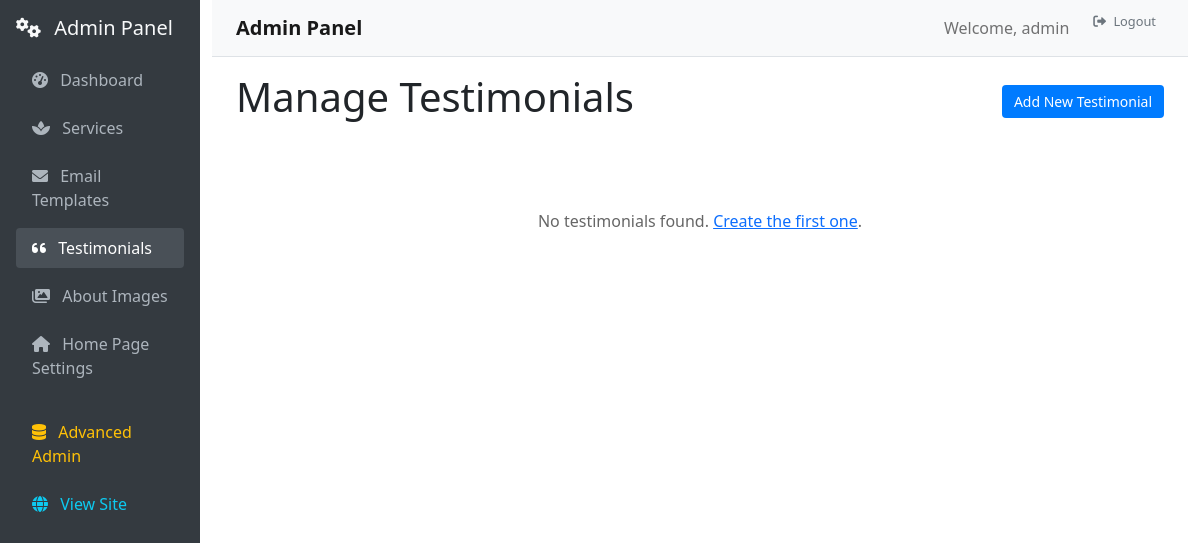
Before: /admin/testimonials (signed in) with the older database file.
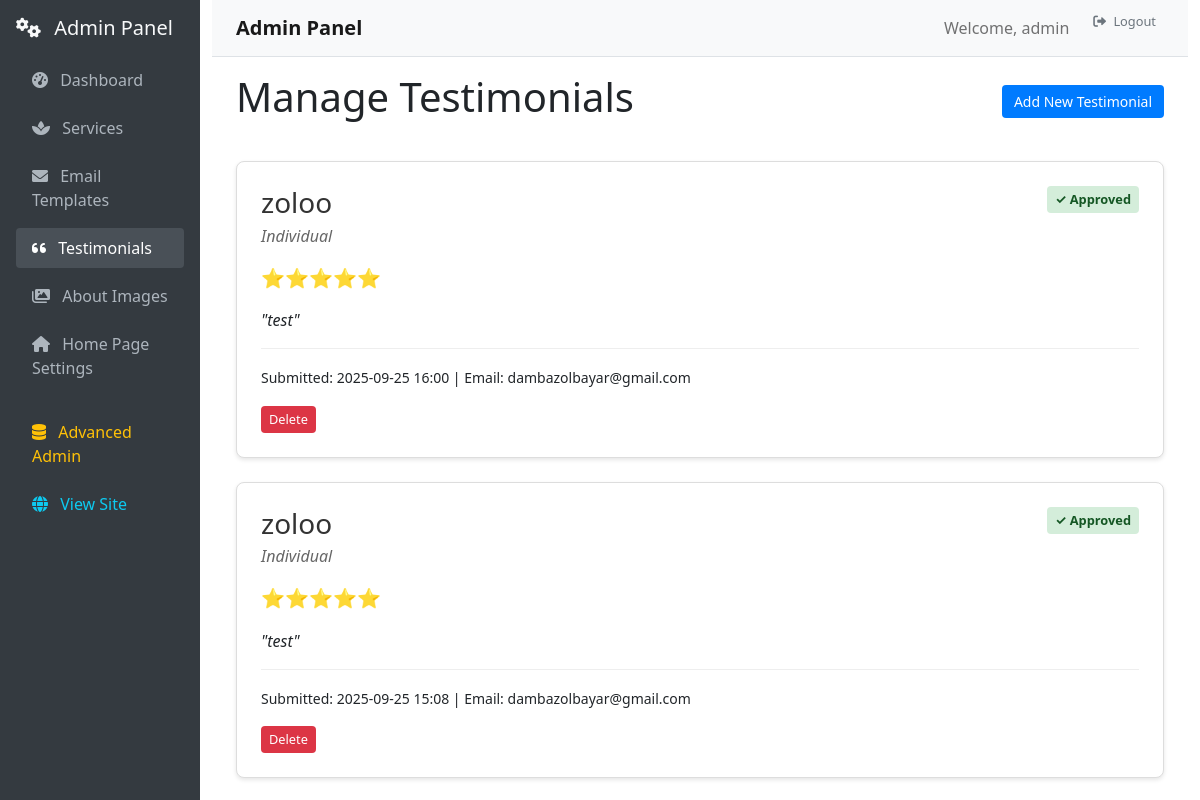
After: the same page with the newer database file.
### db/models.py (models this page shows, shortened)
class User(db.Model, UserMixin):
    __tablename__ = 'users'
    id = db.Column(db.Integer, primary_key=True, autoincrement=True)
    is_paid = db.Column(db.Boolean, default=False)
    username = db.Column(db.String(80), nullable=False, unique=True)
    email = db.Column(db.String(120), nullable=False, unique=True)
    password = db.Column(db.String(128), nullable=False)
    role_id = db.Column(db.Integer, db.ForeignKey('roles.id'), nullable=False)
    role = db.relationship('Role', backref=db.backref('users', lazy=True))
    created_at = db.Column(db.DateTime, default=db.func.now())
    updated_at = db.Column(db.DateTime, default=db.func.now(), onupdate=db.func.now())

class Testimonial(db.Model):
    __tablename__ = "testimonials"
    id = db.Column(db.Integer, primary_key=True)
    client_name = db.Column(db.String(100), nullable=False)
    client_title = db.Column(db.String(100), nullable=True)  # Job title or profession
    testimonial_text = db.Column(db.Text, nullable=False)
    rating = db.Column(db.Integer, nullable=False, default=5)  # 1-5 star rating
    is_approved = db.Column(db.Boolean, default=False, nullable=False)  # Admin approval
    is_featured = db.Column(db.Boolean, default=False, nullable=False)  # Show on homepage
    email = db.Column(db.String(120), nullable=True)  # Optional client email
    created_at = db.Column(db.DateTime, default=db.func.now())
    updated_at = db.Column(db.DateTime, default=db.func.now(), onupdate=db.func.now())
    approved_at = db.Column(db.DateTime, nullable=True)
    approved_by = db.Column(db.Integer, db.ForeignKey('users.id'), nullable=True)
    approver = db.relationship('User', backref=db.backref('approved_testimonials', lazy=True))
    def get_star_display(self):
        return "⭐" * self.rating

### routes/admin.py (the view)
@admin_bp.route('/testimonials')
@admin_required
def admin_testimonials():
    testimonials = Testimonial.query.order_by(Testimonial.created_at.desc()).all()
    return render_template('admin/testimonials.html', testimonials=testimonials)

### app_factory.py (called while the page is built)
def initialize_extensions(app):
    db.init_app(app)
    migrate = Migrate(app, db)
    babel = Babel(app)
    mail = Mail(app)
    app.mail = mail  # Make mail available globally for blueprints
    login_manager = LoginManager()
    login_manager.init_app(app)
    @login_manager.user_loader
    def load_user(user_id):
        return User.query.get(int(user_id))
    try:
        from flask_cors import CORS
        CORS(app, supports_credentials=True)
        print("✅ CORS enabled")
    except ImportError:
        print("⚠️ Flask-CORS not installed. Skipping...")
    from utils.admin_setup import setup_admin
    setup_admin(app)

### routes/admin.py (called while the page is built)
def admin_required(f):
    @wraps(f)
    @login_required
    def decorated_function(*args, **kwargs):
        if not current_user.is_authenticated or current_user.role.name != 'admin':
            flash('Admin access required.', 'error')
            return redirect(url_for('main.home'))
        return f(*args, **kwargs)
    return decorated_function

### templates/admin/testimonials.html (shortened to what this page needs)
{% extends "admin/base.html" %}
{% block content %}
<div class="admin-header">
    <h1>Manage Testimonials</h1>
    <a href="{{ url_for('admin_panel.create_testimonial') }}" class="btn btn-primary">Add New Testimonial</a>
</div>
<div class="testimonials-grid">
    {% for testimonial in testimonials %}
    <div class="testimonial-admin-card">
        <div class="testimonial-header">
            <div class="client-info">
                <h3>{{ testimonial.client_name }}</h3>
                {% if testimonial.client_title %}
                <p class="client-title">{{ testimonial.client_title }}</p>
                {% endif %}
            </div>
            <div class="testimonial-status">
                {% if testimonial.is_approved %}
                    <span class="status-badge approved">✓ Approved</span>
                {% else %}
                    <span class="status-badge pending">⏳ Pending</span>
                {% endif %}
            </div>
        </div>
        <div class="rating">
            {{ testimonial.get_star_display() }}
        </div>
        <div class="testimonial-text">
            <p>"{{ testimonial.testimonial_text }}"</p>
        </div>
        <div class="testimonial-meta">
            <small>
                Submitted: {{ testimonial.created_at.strftime('%Y-%m-%d %H:%M') }}
                {% if testimonial.email %}
                | Email: {{ testimonial.email }}
                {% endif %}
            </small>
        </div>
        <div class="testimonial-actions">
            <form method="POST" action="{{ url_for('admin_panel.delete_testimonial', testimonial_id=testimonial.id) }}" style="display: inline;">
                <button type="submit" class="btn btn-danger btn-sm" onclick="return confirm('Delete this testimonial permanently?')">Delete</button>
            </form>
        </div>
    </div>
    {% endfor %}
    {% if not testimonials %}
    <div class="no-testimonials">
        <p>No testimonials found. <a href="{{ url_for('admin_panel.create_testimonial') }}">Create the first one</a>.</p>
    </div>
    {% endif %}
</div>
{% endblock %}

### templates/admin/base.html (shortened to what this page needs)
<!DOCTYPE html>
<html lang="en">
<head>
    <link href="https://cdn.jsdelivr.net/npm/bootstrap@5.1.3/dist/css/bootstrap.min.css" rel="stylesheet">
    <link href="https://cdnjs.cloudflare.com/ajax/libs/font-awesome/6.0.0/css/all.min.css" rel="stylesheet">
</head>
<body>
    <div class="container-fluid">
        <div class="row">
            <nav class="col-md-3 col-lg-2 sidebar p-3">
                <div class="mb-3">
                    <h5 class="text-light">
                        <i class="fas fa-cogs me-2"></i>
                        Admin Panel
                    </h5>
                </div>
                <ul class="nav flex-column">
                    <li class="nav-item">
                        <a class="nav-link {% if request.endpoint == 'admin_panel.admin_panel' %}active{% endif %}"
                           href="{{ url_for('admin_panel.admin_panel') }}">
                            <i class="fas fa-tachometer-alt me-2"></i>
                            Dashboard
                        </a>
                    </li>
                    <li class="nav-item">
                        <a class="nav-link {% if request.endpoint == 'admin_panel.admin_services' %}active{% endif %}"
                           href="{{ url_for('admin_panel.admin_services') }}">
                            <i class="fas fa-spa me-2"></i>
                            Services
                        </a>
                    </li>
                    <li class="nav-item">
                        <a class="nav-link {% if request.endpoint == 'admin_panel.admin_emails' %}active{% endif %}"
                           href="{{ url_for('admin_panel.admin_emails') }}">
                            <i class="fas fa-envelope me-2"></i>
                            Email Templates
                        </a>
                    </li>
                    <li class="nav-item">
                        <a class="nav-link {% if request.endpoint == 'admin_panel.admin_testimonials' %}active{% endif %}"
                           href="{{ url_for('admin_panel.admin_testimonials') }}">
                            <i class="fas fa-quote-left me-2"></i>
                            Testimonials
                        </a>
                    </li>
                    <li class="nav-item">
                        <a class="nav-link {% if request.endpoint in ['admin_panel.admin_about_images', 'admin_panel.edit_about_image', 'admin_panel.create_about_image'] %}active{% endif %}"
                           href="{{ url_for('admin_panel.admin_about_images') }}">
                            <i class="fas fa-images me-2"></i>
                            About Images
                        </a>
                    </li>
                    <li class="nav-item">
                        <a class="nav-link {% if request.endpoint == 'admin_panel.admin_settings' %}active{% endif %}"
                           href="{{ url_for('admin_panel.admin_settings') }}">
                            <i class="fas fa-home me-2"></i>
                            Home Page Settings
                        </a>
                    </li>
                    <li class="nav-item mt-3">
                        <a class="nav-link text-warning" href="/admin/">
                            <i class="fas fa-database me-2"></i>
                            Advanced Admin
                        </a>
                    </li>
                    <li class="nav-item">
                        <a class="nav-link text-info" href="{{ url_for('main.home') }}">
                            <i class="fas fa-globe me-2"></i>
                            View Site
                        </a>
                    </li>
                </ul>
            </nav>
            <main class="col-md-9 col-lg-10 main-content">
                <nav class="navbar navbar-expand-lg navbar-light bg-light border-bottom">
                    <div class="container-fluid">
                        <span class="navbar-brand mb-0 h1">
                            {% block page_title %}Admin Panel{% endblock %}
                        </span>
                        <div class="navbar-nav ms-auto">
                            <span class="navbar-text me-3">
                                Welcome, {{ current_user.username }}
                            </span>
                            <a class="btn btn-outline-secondary btn-sm" href="/api/logout" onclick="handleLogout(event)">
                                <i class="fas fa-sign-out-alt me-1"></i>
                                Logout
                            </a>
                        </div>
                    </div>
                </nav>
                <div class="container-fluid mt-3">
                    {% block content %}{% endblock %}
                </div>
            </main>
        </div>
    </div>
</body>
</html>

### templates/admin/base.html (style rules this page uses)
.sidebar { min-height: 100vh; background: #343a40; }
.sidebar .nav-link { color: #adb5bd; border-radius: 0.25rem; margin: 0.25rem 0; }
.sidebar .nav-link:hover, .sidebar .nav-link.active { color: #fff; background-color: #495057; }
.main-content { min-height: 100vh; }
.navbar-brand { font-weight: bold; }

### templates/admin/testimonials.html (style rules this page uses)
.admin-header { display: flex; justify-content: space-between; align-items: center; margin-bottom: 2rem; }
.testimonials-grid { display: grid; gap: 1.5rem; }
.testimonial-admin-card { background: white; border: 1px solid #ddd; border-radius: 8px; padding: 1.5rem; box-shadow: 0 2px 4px rgba(0,0,0,0.1); }
.testimonial-header { display: flex; justify-content: space-between; align-items: flex-start; margin-bottom: 1rem; }
.client-info h3 { margin: 0; color: #333; }
.client-title { margin: 0.25rem 0 0 0; color: #666; font-style: italic; }
.testimonial-status { display: flex; gap: 0.5rem; flex-wrap: wrap; }
.status-badge { padding: 0.25rem 0.5rem; border-radius: 4px; font-size: 0.8rem; font-weight: bold; }
.status-badge.approved { background: #d4edda; color: #155724; }
.rating { font-size: 1.2rem; margin-bottom: 1rem; }
.testimonial-text { margin-bottom: 1rem; font-style: italic; }
.testimonial-meta { margin-bottom: 1rem; padding-top: 1rem; border-top: 1px solid #eee; }
.testimonial-actions { display: flex; gap: 0.5rem; flex-wrap: wrap; }
.btn { padding: 0.375rem 0.75rem; border: none; border-radius: 4px; cursor: pointer; text-decoration: none; font-size: 0.875rem; }
.btn-primary { background: #007bff; color: white; }
.btn-danger { background: #dc3545; color: white; }
.btn-sm { padding: 0.25rem 0.5rem; font-size: 0.8rem; }

Changed rows visible on the page:
added Testimonial: client_name "zoloo", client_title "Individual", is_approved "✓ Approved", star "⭐⭐⭐⭐⭐", testimonial_text "test", created_at "2025-09-25 16:00", email "dambazolbayar@gmail.com"
added Testimonial: client_name "zoloo", client_title "Individual", is_approved "✓ Approved", star "⭐⭐⭐⭐⭐", testimonial_text "test", created_at "2025-09-25 15:08", email "dambazolbayar@gmail.com"
Other visible differences:
text no longer shown: "No testimonials found. Create the first one ."
